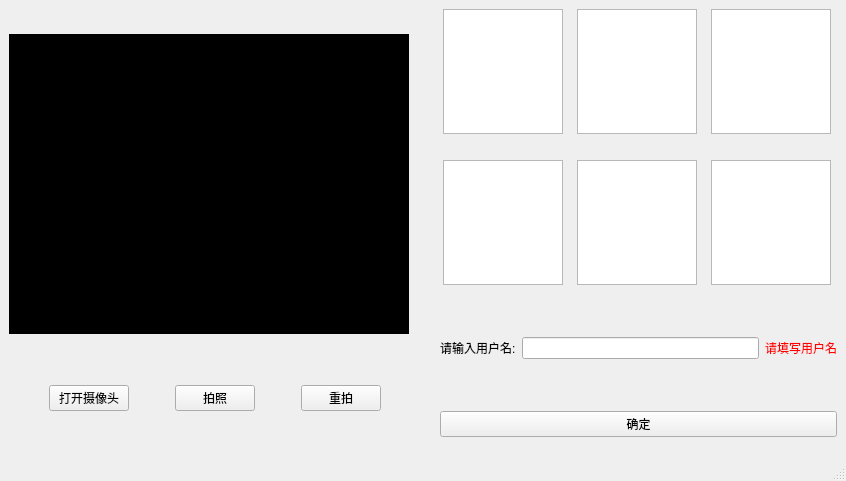
<?xml version="1.0" encoding="UTF-8"?>
<ui version="4.0">
 <class>PeopleRegister</class>
 <widget class="QMainWindow" name="PeopleRegister">
  <property name="geometry">
   <rect>
    <x>0</x>
    <y>0</y>
    <width>846</width>
    <height>481</height>
   </rect>
  </property>
  <property name="windowTitle">
   <string>注册</string>
  </property>
  <widget class="QWidget" name="centralwidget">
   <layout class="QGridLayout" name="gridLayout">
    <item row="0" column="0">
     <layout class="QVBoxLayout" name="verticalLayout_4">
      <item>
       <widget class="QGraphicsView" name="mainVideoGv">
        <property name="minimumSize">
         <size>
          <width>400</width>
          <height>300</height>
         </size>
        </property>
        <property name="maximumSize">
         <size>
          <width>400</width>
          <height>300</height>
         </size>
        </property>
        <property name="styleSheet">
         <string notr="true">background-color: rgb(0, 0, 0);</string>
        </property>
        <property name="verticalScrollBarPolicy">
         <enum>Qt::ScrollBarAlwaysOff</enum>
        </property>
        <property name="horizontalScrollBarPolicy">
         <enum>Qt::ScrollBarAlwaysOff</enum>
        </property>
       </widget>
      </item>
      <item>
       <spacer name="verticalSpacer_11">
        <property name="orientation">
         <enum>Qt::Vertical</enum>
        </property>
        <property name="sizeType">
         <enum>QSizePolicy::Fixed</enum>
        </property>
        <property name="sizeHint" stdset="0">
         <size>
          <width>20</width>
          <height>20</height>
         </size>
        </property>
       </spacer>
      </item>
      <item>
       <layout class="QHBoxLayout" name="horizontalLayout_8">
        <item>
         <spacer name="horizontalSpacer_8">
          <property name="orientation">
           <enum>Qt::Horizontal</enum>
          </property>
          <property name="sizeHint" stdset="0">
           <size>
            <width>40</width>
            <height>20</height>
           </size>
          </property>
         </spacer>
        </item>
        <item>
         <widget class="QPushButton" name="openCameraBtn">
          <property name="text">
           <string>打开摄像头</string>
          </property>
         </widget>
        </item>
        <item>
         <spacer name="horizontalSpacer_14">
          <property name="orientation">
           <enum>Qt::Horizontal</enum>
          </property>
          <property name="sizeHint" stdset="0">
           <size>
            <width>40</width>
            <height>20</height>
           </size>
          </property>
         </spacer>
        </item>
        <item>
         <widget class="QPushButton" name="takepicBtn">
          <property name="text">
           <string>拍照</string>
          </property>
         </widget>
        </item>
        <item>
         <spacer name="horizontalSpacer_15">
          <property name="orientation">
           <enum>Qt::Horizontal</enum>
          </property>
          <property name="sizeHint" stdset="0">
           <size>
            <width>40</width>
            <height>20</height>
           </size>
          </property>
         </spacer>
        </item>
        <item>
         <widget class="QPushButton" name="retakeBtn">
          <property name="text">
           <string>重拍</string>
          </property>
         </widget>
        </item>
        <item>
         <spacer name="horizontalSpacer_16">
          <property name="orientation">
           <enum>Qt::Horizontal</enum>
          </property>
          <property name="sizeHint" stdset="0">
           <size>
            <width>40</width>
            <height>20</height>
           </size>
          </property>
         </spacer>
        </item>
       </layout>
      </item>
      <item>
       <spacer name="verticalSpacer_12">
        <property name="orientation">
         <enum>Qt::Vertical</enum>
        </property>
        <property name="sizeType">
         <enum>QSizePolicy::Fixed</enum>
        </property>
        <property name="sizeHint" stdset="0">
         <size>
          <width>20</width>
          <height>13</height>
         </size>
        </property>
       </spacer>
      </item>
     </layout>
    </item>
    <item row="0" column="1">
     <spacer name="horizontalSpacer_17">
      <property name="orientation">
       <enum>Qt::Horizontal</enum>
      </property>
      <property name="sizeType">
       <enum>QSizePolicy::Fixed</enum>
      </property>
      <property name="sizeHint" stdset="0">
       <size>
        <width>13</width>
        <height>399</height>
       </size>
      </property>
     </spacer>
    </item>
    <item row="0" column="2">
     <layout class="QVBoxLayout" name="verticalLayout_5">
      <item>
       <layout class="QHBoxLayout" name="horizontalLayout_9">
        <item>
         <widget class="QGraphicsView" name="GV1">
          <property name="minimumSize">
           <size>
            <width>120</width>
            <height>125</height>
           </size>
          </property>
          <property name="maximumSize">
           <size>
            <width>120</width>
            <height>125</height>
           </size>
          </property>
          <property name="verticalScrollBarPolicy">
           <enum>Qt::ScrollBarAlwaysOff</enum>
          </property>
          <property name="horizontalScrollBarPolicy">
           <enum>Qt::ScrollBarAlwaysOff</enum>
          </property>
         </widget>
        </item>
        <item>
         <spacer name="horizontalSpacer_18">
          <property name="orientation">
           <enum>Qt::Horizontal</enum>
          </property>
          <property name="sizeType">
           <enum>QSizePolicy::Fixed</enum>
          </property>
          <property name="sizeHint" stdset="0">
           <size>
            <width>5</width>
            <height>20</height>
           </size>
          </property>
         </spacer>
        </item>
        <item>
         <widget class="QGraphicsView" name="GV2">
          <property name="minimumSize">
           <size>
            <width>120</width>
            <height>125</height>
           </size>
          </property>
          <property name="maximumSize">
           <size>
            <width>120</width>
            <height>125</height>
           </size>
          </property>
          <property name="verticalScrollBarPolicy">
           <enum>Qt::ScrollBarAlwaysOff</enum>
          </property>
          <property name="horizontalScrollBarPolicy">
           <enum>Qt::ScrollBarAlwaysOff</enum>
          </property>
         </widget>
        </item>
        <item>
         <spacer name="horizontalSpacer_19">
          <property name="orientation">
           <enum>Qt::Horizontal</enum>
          </property>
          <property name="sizeType">
           <enum>QSizePolicy::Fixed</enum>
          </property>
          <property name="sizeHint" stdset="0">
           <size>
            <width>5</width>
            <height>20</height>
           </size>
          </property>
         </spacer>
        </item>
        <item>
         <widget class="QGraphicsView" name="GV3">
          <property name="minimumSize">
           <size>
            <width>120</width>
            <height>125</height>
           </size>
          </property>
          <property name="maximumSize">
           <size>
            <width>120</width>
            <height>125</height>
           </size>
          </property>
          <property name="verticalScrollBarPolicy">
           <enum>Qt::ScrollBarAlwaysOff</enum>
          </property>
          <property name="horizontalScrollBarPolicy">
           <enum>Qt::ScrollBarAlwaysOff</enum>
          </property>
         </widget>
        </item>
       </layout>
      </item>
      <item>
       <spacer name="verticalSpacer_13">
        <property name="orientation">
         <enum>Qt::Vertical</enum>
        </property>
        <property name="sizeType">
         <enum>QSizePolicy::Fixed</enum>
        </property>
        <property name="sizeHint" stdset="0">
         <size>
          <width>13</width>
          <height>20</height>
         </size>
        </property>
       </spacer>
      </item>
      <item>
       <layout class="QHBoxLayout" name="horizontalLayout_10">
        <item>
         <widget class="QGraphicsView" name="GV4">
          <property name="minimumSize">
           <size>
            <width>120</width>
            <height>125</height>
           </size>
          </property>
          <property name="maximumSize">
           <size>
            <width>120</width>
            <height>125</height>
           </size>
          </property>
          <property name="verticalScrollBarPolicy">
           <enum>Qt::ScrollBarAlwaysOff</enum>
          </property>
          <property name="horizontalScrollBarPolicy">
           <enum>Qt::ScrollBarAlwaysOff</enum>
          </property>
         </widget>
        </item>
        <item>
         <spacer name="horizontalSpacer_20">
          <property name="orientation">
           <enum>Qt::Horizontal</enum>
          </property>
          <property name="sizeType">
           <enum>QSizePolicy::Fixed</enum>
          </property>
          <property name="sizeHint" stdset="0">
           <size>
            <width>5</width>
            <height>20</height>
           </size>
          </property>
         </spacer>
        </item>
        <item>
         <widget class="QGraphicsView" name="GV5">
          <property name="minimumSize">
           <size>
            <width>120</width>
            <height>125</height>
           </size>
          </property>
          <property name="maximumSize">
           <size>
            <width>120</width>
            <height>125</height>
           </size>
          </property>
          <property name="verticalScrollBarPolicy">
           <enum>Qt::ScrollBarAlwaysOff</enum>
          </property>
          <property name="horizontalScrollBarPolicy">
           <enum>Qt::ScrollBarAlwaysOff</enum>
          </property>
         </widget>
        </item>
        <item>
         <spacer name="horizontalSpacer_21">
          <property name="orientation">
           <enum>Qt::Horizontal</enum>
          </property>
          <property name="sizeType">
           <enum>QSizePolicy::Fixed</enum>
          </property>
          <property name="sizeHint" stdset="0">
           <size>
            <width>5</width>
            <height>20</height>
           </size>
          </property>
         </spacer>
        </item>
        <item>
         <widget class="QGraphicsView" name="GV6">
          <property name="minimumSize">
           <size>
            <width>120</width>
            <height>125</height>
           </size>
          </property>
          <property name="maximumSize">
           <size>
            <width>120</width>
            <height>125</height>
           </size>
          </property>
          <property name="verticalScrollBarPolicy">
           <enum>Qt::ScrollBarAlwaysOff</enum>
          </property>
          <property name="horizontalScrollBarPolicy">
           <enum>Qt::ScrollBarAlwaysOff</enum>
          </property>
         </widget>
        </item>
       </layout>
      </item>
      <item>
       <spacer name="verticalSpacer_14">
        <property name="orientation">
         <enum>Qt::Vertical</enum>
        </property>
        <property name="sizeType">
         <enum>QSizePolicy::Fixed</enum>
        </property>
        <property name="sizeHint" stdset="0">
         <size>
          <width>50</width>
          <height>13</height>
         </size>
        </property>
       </spacer>
      </item>
      <item>
       <layout class="QHBoxLayout" name="horizontalLayout_11">
        <item>
         <widget class="QLabel" name="label">
          <property name="text">
           <string>请输入用户名:</string>
          </property>
         </widget>
        </item>
        <item>
         <widget class="QLineEdit" name="userNameLE">
          <property name="locale">
           <locale language="Chinese" country="China"/>
          </property>
         </widget>
        </item>
        <item>
         <widget class="QLabel" name="errorLb">
          <property name="styleSheet">
           <string notr="true">color: rgb(255, 0, 0);</string>
          </property>
          <property name="text">
           <string>请填写用户名</string>
          </property>
         </widget>
        </item>
       </layout>
      </item>
      <item>
       <spacer name="verticalSpacer_15">
        <property name="orientation">
         <enum>Qt::Vertical</enum>
        </property>
        <property name="sizeType">
         <enum>QSizePolicy::Fixed</enum>
        </property>
        <property name="sizeHint" stdset="0">
         <size>
          <width>20</width>
          <height>13</height>
         </size>
        </property>
       </spacer>
      </item>
      <item>
       <widget class="QPushButton" name="okBtn">
        <property name="text">
         <string>确定</string>
        </property>
       </widget>
      </item>
      <item>
       <spacer name="verticalSpacer_16">
        <property name="orientation">
         <enum>Qt::Vertical</enum>
        </property>
        <property name="sizeType">
         <enum>QSizePolicy::Fixed</enum>
        </property>
        <property name="sizeHint" stdset="0">
         <size>
          <width>13</width>
          <height>13</height>
         </size>
        </property>
       </spacer>
      </item>
     </layout>
    </item>
   </layout>
  </widget>
  <widget class="QMenuBar" name="menubar">
   <property name="geometry">
    <rect>
     <x>0</x>
     <y>0</y>
     <width>846</width>
     <height>25</height>
    </rect>
   </property>
  </widget>
  <widget class="QStatusBar" name="statusbar"/>
 </widget>
 <resources/>
 <connections/>
</ui>
